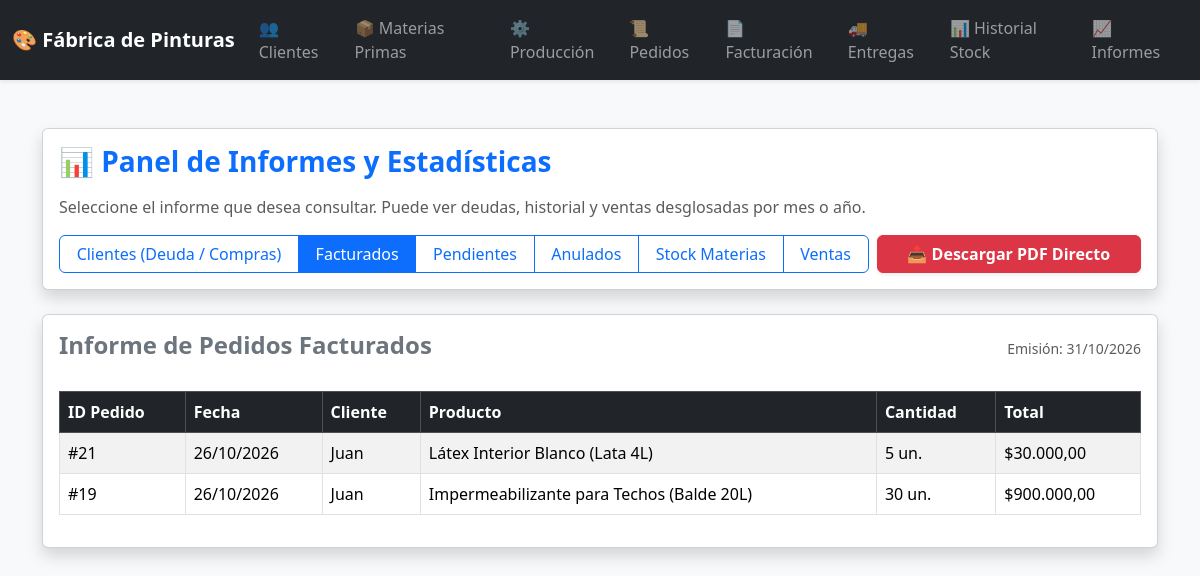
The page /informes.php?tipo=facturados on the database its author committed.
### tables this page shows
CREATE TABLE `pedidos` (
  `id` int(11) NOT NULL,
  `cliente_id` int(11) DEFAULT NULL,
  `fecha` date DEFAULT NULL,
  `estado` varchar(50) DEFAULT NULL
);

CREATE TABLE `clientes` (
  `id` int(11) NOT NULL,
  `nombre` varchar(100) DEFAULT NULL,
  `telefono` varchar(50) DEFAULT NULL,
  `email` varchar(100) DEFAULT NULL,
  `direccion` varchar(150) DEFAULT NULL
);

CREATE TABLE `productos` (
  `id` int(11) NOT NULL,
  `nombre` varchar(100) DEFAULT NULL,
  `descripcion` varchar(150) DEFAULT NULL,
  `precio` decimal(10,2) DEFAULT NULL,
  `stock` int(11) DEFAULT NULL,
  `categoria` varchar(100) DEFAULT NULL
);

CREATE TABLE `pedido_detalle` (
  `id` int(11) NOT NULL,
  `pedido_id` int(11) DEFAULT NULL,
  `producto_id` int(11) DEFAULT NULL,
  `cantidad` int(11) DEFAULT NULL,
  `precio_unitario` decimal(10,2) DEFAULT NULL
);

### informes.php (the view, shortened to what this page needs)
<?php
include("conexion.php");
$tipo = isset($_GET['tipo']) ? $_GET['tipo'] : 'clientes';
if ($tipo == 'clientes') {
    $tituloInforme = "Informe de Clientes (Historial de Compras y Deuda)";
    $datosInforme = $conexion->query("
        SELECT
            c.id, c.nombre, c.telefono, c.email, c.direccion,
            COUNT(p.id) AS total_pedidos,
            COALESCE(SUM(CASE WHEN p.estado = 'pendiente' THEN pd.cantidad * pd.precio_unitario ELSE 0 END), 0) AS deuda_actual
        FROM clientes c
        LEFT JOIN pedidos p ON c.id = p.cliente_id
        LEFT JOIN pedido_detalle pd ON p.id = pd.pedido_id
        GROUP BY c.id, c.nombre, c.telefono, c.email, c.direccion
        ORDER BY c.nombre ASC
    ");
}
elseif ($tipo == 'facturados') {
    $tituloInforme = "Informe de Pedidos Facturados";
    $datosInforme = $conexion->query("
        SELECT
            p.id, p.fecha, c.nombre AS cliente, pr.nombre AS producto,
            pd.cantidad, (pd.cantidad * pd.precio_unitario) AS total
        FROM pedidos p
        INNER JOIN clientes c ON p.cliente_id = c.id
        INNER JOIN pedido_detalle pd ON p.id = pd.pedido_id
        INNER JOIN productos pr ON pd.producto_id = pr.id
        WHERE p.estado = 'facturado'
        ORDER BY p.id DESC
    ");
}
?>
<!DOCTYPE html>
<html lang="es">
<head>
    <link href="https://cdn.jsdelivr.net/npm/bootstrap@5.3.3/dist/css/bootstrap.min.css" rel="stylesheet">
</head>
<body class="bg-light">
<?php include("menu.php"); ?>
<div class="container mt-5 mb-5">
    <div class="card shadow mb-4">
        <div class="card-body">
            <h1 class="h3 mb-3 fw-bold text-primary">📊 Panel de Informes y Estadísticas</h1>
            <p class="text-muted">Seleccione el informe que desea consultar. Puede ver deudas, historial y ventas desglosadas por mes o año.</p>
            <div class="row g-2 align-items-center">
                <div class="col-md-9">
                    <div class="btn-group flex-wrap w-100" role="group">
                        <a href="informes.php?tipo=clientes" class="btn btn-outline-primary <?php echo $tipo == 'clientes' ? 'active' : ''; ?>">Clientes (Deuda / Compras)</a>
                        <a href="informes.php?tipo=facturados" class="btn btn-outline-primary <?php echo $tipo == 'facturados' ? 'active' : ''; ?>">Facturados</a>
                        <a href="informes.php?tipo=pendientes" class="btn btn-outline-primary <?php echo $tipo == 'pendientes' ? 'active' : ''; ?>">Pendientes</a>
                        <a href="informes.php?tipo=anulados" class="btn btn-outline-primary <?php echo $tipo == 'anulados' ? 'active' : ''; ?>">Anulados</a>
                        <a href="informes.php?tipo=materias" class="btn btn-outline-primary <?php echo $tipo == 'materias' ? 'active' : ''; ?>">Stock Materias</a>
                        <a href="informes.php?tipo=ventas" class="btn btn-outline-primary <?php echo $tipo == 'ventas' ? 'active' : ''; ?>">Ventas</a>
                    </div>
                </div>
                <div class="col-md-3 text-md-end">
                    <button onclick="descargarPDF()" class="btn btn-danger fw-bold w-100 shadow-sm">
                        📥 Descargar PDF Directo
                    </button>
                </div>
            </div>
        </div>
    </div>
    <div class="card shadow">
        <div class="card-body">
            <div class="d-flex justify-content-between align-items-center mb-4">
                <h2 class="h4 text-secondary fw-bold" id="titulo-informe">
                    <?php echo $tituloInforme; ?>
                </h2>
                <span class="text-muted small">Emisión: <?php echo date("d/m/Y"); ?></span>
            </div>
            <div class="table-responsive">
                <table id="tabla-informe" class="table table-bordered table-striped align-middle">
                    <thead class="table-dark">
                        <?php if ($tipo == 'clientes') { ?>
                            <tr>
                                <th>ID</th>
                                <th>Cliente</th>
                                <th>Contacto</th>
                                <th>Total Pedidos Realizados</th>
                                <th>Deuda Actual Estimada</th>
                            </tr>
                        <?php } elseif ($tipo == 'facturados' || $tipo == 'pendientes' || $tipo == 'anulados') { ?>
                            <tr>
                                <th>ID Pedido</th>
                                <th>Fecha</th>
                                <th>Cliente</th>
                                <th>Producto</th>
                                <th>Cantidad</th>
                                <th>Total</th>
                            </tr>
                        <?php } ?>
                    </thead>
                    <tbody>
                        <?php if ($datosInforme->num_rows == 0) { ?>
                            <tr>
                                <td colspan="6" class="text-center text-muted py-4">No se encontraron registros para este informe.</td>
                            </tr>
                        <?php } else { ?>
                            <?php while($row = $datosInforme->fetch_assoc()) { ?>
                                <?php if ($tipo == 'clientes') { ?>
                                    <tr>
                                        <td>#<?php echo $row['id']; ?></td>
                                        <td>
                                            <strong><?php echo $row['nombre']; ?></strong><br>
                                            <small class="text-muted"><?php echo !empty($row['direccion']) ? $row['direccion'] : 'Sin dirección'; ?></small>
                                        </td>
                                        <td>
                                            Tel: <?php echo $row['telefono']; ?><br>
                                            <small class="text-muted"><?php echo !empty($row['email']) ? $row['email'] : 'Sin email'; ?></small>
                                        </td>
                                        <td><span class="badge bg-secondary"><?php echo $row['total_pedidos']; ?> compras</span></td>
                                        <td>
                                            <?php if ($row['deuda_actual'] > 0) { ?>
                                                <span class="badge bg-danger fs-6">$<?php echo number_format($row['deuda_actual'], 2, ',', '.'); ?></span>
                                            <?php } else { ?>
                                                <span class="badge bg-success">Sin Deuda</span>
                                            <?php } ?>
                                        </td>
                                    </tr>
                                <?php } elseif ($tipo == 'facturados' || $tipo == 'pendientes' || $tipo == 'anulados') { ?>
                                    <tr>
                                        <td>#<?php echo $row['id']; ?></td>
                                        <td><?php echo date("d/m/Y", strtotime($row['fecha'])); ?></td>
                                        <td><?php echo $row['cliente']; ?></td>
                                        <td><?php echo $row['producto']; ?></td>
                                        <td><?php echo $row['cantidad']; ?> un.</td>
                                        <td>$<?php echo number_format($row['total'], 2, ',', '.'); ?></td>
                                    </tr>
                                <?php } ?>
                            <?php } ?>
                        <?php } ?>
                    </tbody>
                </table>
            </div>
        </div>
    </div>
</div>
</body>
</html>

### rows shown on the page
pedidos: id "21", fecha "26/10/2026", cliente.nombre "Juan", productos.nombre "Látex Interior Blanco (Lata 4L)", pedido_detalle.cantidad "5", total "30.000,00"
pedidos: id "19", fecha "26/10/2026", cliente.nombre "Juan", productos.nombre "Impermeabilizante para Techos (Balde 20L)", pedido_detalle.cantidad "30", total "900.000,00"

### other values the page prints
$tituloInforme "Informe de Pedidos Facturados"
